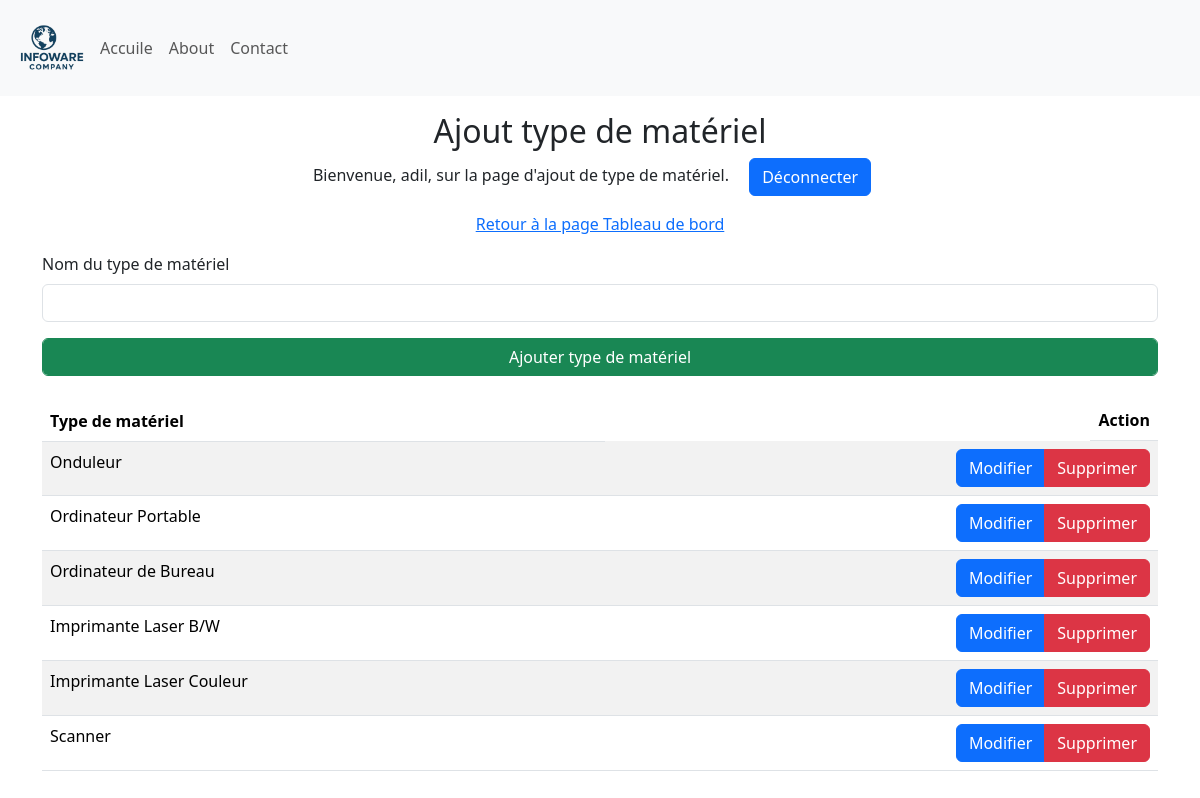
Page /manage_MaterialTypes (signed in) on the committed database.
### Site/models.py (models this page shows, shortened)
class MaterialType(db.Model):
    id = db.Column(db.Integer, primary_key=True)
    typeMaterial = db.Column(db.String(50), unique=True, nullable=False)

### Site/dashbord/materialType.py (the view, shortened to what this page needs)
@Material_Types.route('/manage_MaterialTypes', methods=['GET', 'POST'])
def manage_MaterialTypes():
    if 'user' not in session:
        return redirect(url_for('admin.admin'))
    materialTypes = MaterialType.query.all()
    return render_template('manage_MaterialTypes.html',  name=session['user'], materialTypes=materialTypes)

### Site/templates/manage_MaterialTypes.html (shortened to what this page needs)
{% extends 'base.html' %}
{% block body %}
<div class="container-fluid">
    <div class="row">
        <div class="col-12  my-3">
            <div class="text-center">
                <h2>Ajout type de matériel</h2>
                <p>Bienvenue, {{ name }}, sur la page d'ajout de type de matériel. <a class="mx-3 btn btn-primary" href="{{ url_for('admin.logout') }}"">Déconnecter</a></p>
                <p><a href="{{ url_for('dashbord.dashbord_page') }}">Retour à la page Tableau de bord</a> </p>
            </div>
            <div class="container">
                <form method="POST">
                    <div class="mb-3">
                        <label for="materialTypeName" class="form-label">Nom du type de matériel</label>
                        <input type="text" class="form-control" id="materialTypeName" name="materialTypeName" required>
                    </div>
                    <button type="submit" class="form-control btn btn-success">Ajouter type de matériel</button>
                </form>
                <table class="table table-striped mt-4 ">
                    <thead>
                        <tr>
                          <th scope="col">Type de matériel</th>
                          <th class="float-end" scope="col">Action</th>
                        </tr>
                      </thead>
                      <tbody>
                        {% for materialType in materialTypes %}
                        <tr>
                          <td>{{ materialType.typeMaterial }}</td>
                          <td>
                            <div class="btn-group float-end" role="group" aria-label="Basic example">
                                <a href="{{ url_for('materialTypes.update_materialType', materialType_id=materialType.id) }}" class="btn btn-primary">Modifier</a>
                                <a href ="{{ url_for('materialTypes.delete_materialType', materialType_id=materialType.id) }}" onclick="return confirm('Êtes-vous sûr de vouloir supprimer ce type de matériel ?');"  class="btn btn-danger">Supprimer</a>
                            </div>
                          </td>
                        </tr>
                        {% endfor %}
                </table>
            </div>
        </div>
    </div>
</div>
{% endblock %}

### Site/static/style.css (style rules this page uses)
* { margin: 0; padding: 0; box-sizing: border-box; }
:root { --primary-color: #0056b3; --secondary-color: #f8f9fa; --text-color: #333; --highlight-color: #007bff; }
body { font-family: 'Segoe UI', Tahoma, Geneva, Verdana, sans-serif; }

### rows in the picture
MaterialType: typeMaterial "Onduleur"
MaterialType: typeMaterial "Ordinateur Portable"
MaterialType: typeMaterial "Ordinateur de Bureau"
MaterialType: typeMaterial "Imprimante Laser B/W"
MaterialType: typeMaterial "Imprimante Laser Couleur"
MaterialType: typeMaterial "Scanner"

### other values in the picture
{{ name }} "adil"
